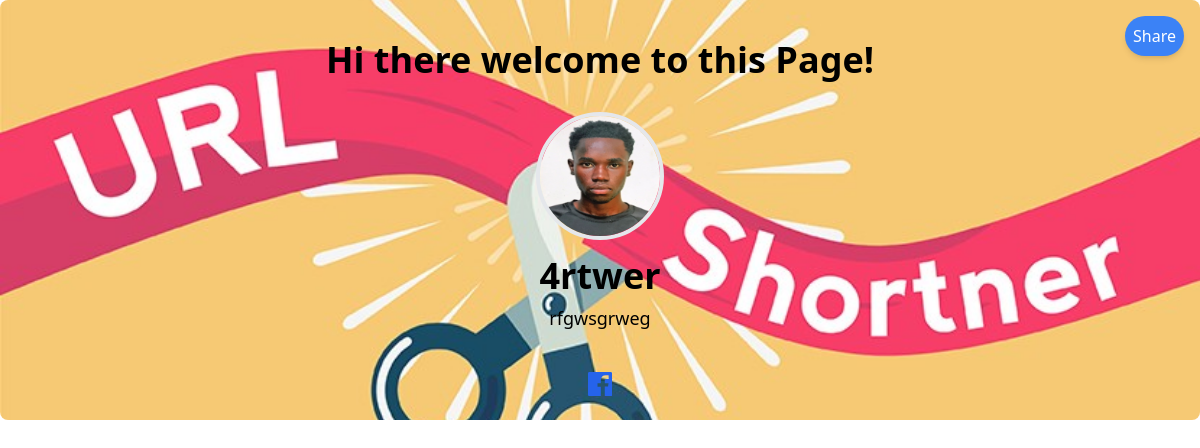
The page /landing/4rtwer/ on the database its author committed.
### landing_pages/models.py (models this page shows, shortened)
class LandingPage(models.Model):
    user = models.ForeignKey(User, on_delete=models.CASCADE)
    title = models.CharField(max_length=200)
    description = models.TextField()
    profile_image = models.ImageField(upload_to='profile_images/', blank=True, null=True)
    theme = models.CharField(max_length=50, choices=THEME_CHOICES, blank=True, null=True)
    layout = models.CharField(max_length=50, choices=LAYOUT_CHOICES, blank=True, null=True)
    background_color = models.CharField(max_length=7, default='#ffffff')
    background_image = models.ImageField(upload_to='background_images/', blank=True, null=True)
    text_color = models.CharField(max_length=7, default='#000000')
    font_style = models.CharField(max_length=50, choices=FONT_CHOICES, blank=True, null=True)
    facebook_url = models.URLField(blank=True, null=True)
    twitter_url = models.URLField(blank=True, null=True)
    instagram_url = models.URLField(blank=True, null=True)
    linkedin_url = models.URLField(blank=True, null=True)
    additional_image_1 = models.ImageField(upload_to='additional_images/', blank=True, null=True)
    additional_image_2 = models.ImageField(upload_to='additional_images/', blank=True, null=True)
    additional_image_3 = models.ImageField(upload_to='additional_images/', blank=True, null=True)
    video = models.FileField(upload_to='videos/', blank=True, null=True)
    slug = models.SlugField(unique=True)

### landing_pages/views.py (the view)
# urls.py: path('<slug:slug>/', landing_page_view, name='landing_page'),
def landing_page_view(request, slug):
    landing_page = get_object_or_404(LandingPage, slug=slug)
    return render(request, 'landing_pages/landing_page.html', {'landing_page': landing_page})

### templates/landing_pages/landing_page.html (shortened to what this page needs)
<!DOCTYPE html>
<html lang="en">
<head>
    <link href="https://cdn.jsdelivr.net/npm/tailwindcss@2.0.3/dist/tailwind.min.css" rel="stylesheet">
</head>
{% load static %}
<body class="{{ landing_page.font }} {{ landing_page.text_color }} {{ landing_page.theme }} {{ landing_page.layout }}">
    <div class="bg-white rounded-lg p-6 {% if landing_page.background_image %} bg-cover bg-center{% endif %}"
    {% if landing_page.background_image %}
        style="background-image: url('{{ landing_page.background_image.url }}');"
    {% elif landing_page.background_color %}
        style="background-color: {{ landing_page.background_color }};"
    {% endif %}>
        <h1 class="p-4 text-4xl font-bold text-center fade-in">Hi there welcome to this Page!</h1>
        {% if landing_page.profile_image %}
            <img src="{{ landing_page.profile_image.url }}" alt="{{ landing_page.name }}" class="mt-4 w-32 h-32 rounded-full mx-auto border-4 border-gray-200">
        {% endif %}
        <h1 class="text-4xl font-bold mt-4 text-center">{{ landing_page.title }}</h1>
        <p class="mt-2 text-lg text-center">{{ landing_page.description }}</p>
        <div class="mt-4 flex justify-center space-x-4">
            {% if landing_page.facebook_url %}
                <a href="{{ landing_page.facebook_url }}" class="text-blue-600 hover:underline">
                </a>
            {% endif %}
        </div>
    </div>
    <div id="share-button" class="fixed top-4 right-4 ">
        <button class="bg-blue-500 text-white p-2 rounded-full shadow-md">
            Share
        </button>
    </div>
</body>
</html>

### templates/landing_pages/landing_page.html (style rules this page uses)
.fade-in { animation: fadeIn 2s ease-in-out; }

### rows shown on the page
LandingPage: background_image (picture), profile_image (picture), title "4rtwer", description "rfgwsgrweg"
